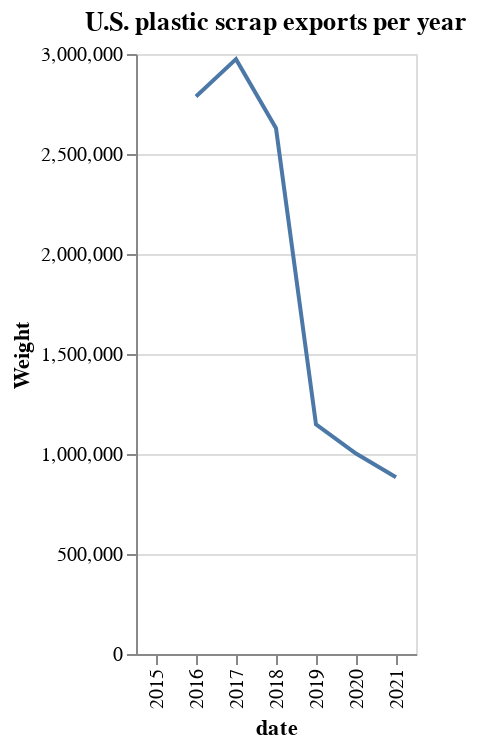

Notebook cell for this chart:
### Code cell
alt.Chart(yr_avg_plastic).mark_line().encode(
    x='date',
    y='Weight'
).properties(
    title='U.S. plastic scrap exports per year')

### Figure 1 — Vega-Lite specification as saved in the notebook (floating-point values rounded to 4 significant figures)
{"config": {"view": {"continuousWidth": 400, "continuousHeight": 300}}, "data": {"name": "data-c8ffc4d4efb1ab4d1b7f24f1a490ecc6"}, "mark": "line", "encoding": {"x": {"type": "nominal", "field": "date"}, "y": {"type": "quantitative", "field": "Weight"}}, "title": "U.S. plastic scrap exports per year", "$schema": "https://vega.github.io/schema/vega-lite/v4.8.1.json", "datasets": {"data-c8ffc4d4efb1ab4d1b7f24f1a490ecc6": [{"date": "2015", "Weight": null}, {"date": "2016", "Weight": 2788000.0}, {"date": "2017", "Weight": 2974000.0}, {"date": "2018", "Weight": 2629000.0}, {"date": "2019", "Weight": 1148000.0}, {"date": "2020", "Weight": 1002000.0}, {"date": "2021", "Weight": 883400.0}]}}
